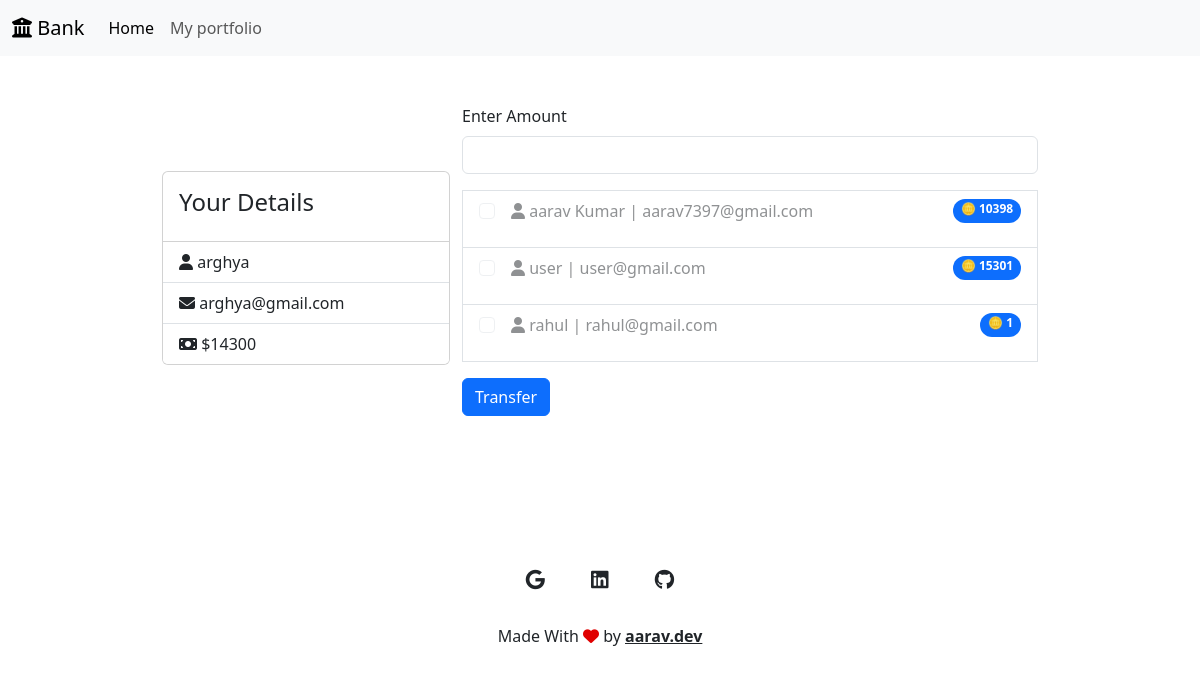
The app's page /u/2/ with its own data.
### core/models.py (models this page shows, shortened)
class Customer(models.Model):
    name  = models.CharField(max_length=200, blank=False, null=False)
    email = models.CharField(max_length=50, blank=False, null=False)

class Account(models.Model):
    customer = models.OneToOneField(Customer, on_delete=models.CASCADE)
    balance  = models.IntegerField(default=10000)

### core/views.py (the view)
# urls.py: path("u/<int:id>/", views.customer_view, name="customer"),
def customer_view(request, id):
    try:
        customer1 = Customer.objects.get(id=id)
    except Customer.DoesNotExist:
        error = "Error: No such customer"
        return render(request, "core/customer.html", {
            "error": error,
            "customer1":None,
            "customer2":None
        })
    if request.method == "json" :
        return JsonResponse({
            customer1.id
        })
    try:
        customer2 = Customer.objects.all().exclude(id=id)
    except Customer.DoesNotExist:
        error = "Error: No any other customers"
        return render(request, "core/customer.html", {
            "error": error,
            "customer1":customer1,
            "customer2":None
        })
    return render(request, "core/customer.html", {
        "error" : None,
        "customer1": customer1,
        "customer2": customer2,
    })

### core/templates/core/customer.html (shortened to what this page needs)
{% extends 'core/layout.html'%}
{% load static %}
{% block body %}
<div class="row justify-content-center align-items-center">
  <div class="col-lg-3 col-sm-12">
    <div class="card" style="width: 18rem;">
      <div class="card-title m-3">
        <h4>Your Details</h4>
      </div>
      <ul class="list-group list-group-flush">
        <li class="list-group-item"><i class="fa-solid fa-user"></i> {{customer1.name}}</li>
        <li class="list-group-item"><i class="fa-solid fa-envelope"></i> {{customer1.email}}</li>
        <li class="list-group-item"><i class="fa-solid fa-money-bill"></i> ${{customer1.account.balance}}</li>
      </ul>
    </div>
  </div>
  <div class="col-lg-6 col-sm-12 my-5">
    <ol class="list-group " id="listTable">
      {% if not customer2 %}
        <h4 class="align-self-center">No Data</h4>
      {% else %}
        <form method="POST" action="{% url 'transaction' customer1.id %}" id="transaction-form">
            <div class="mb-3">
              <label for="amount" class="form-label">Enter Amount</label>
              <input name="amount_value" type="number" class="form-control" id="amount" aria-describedby="number" min="1" max="{{ customer1.account.balance }}">
            </div>
          <div id="customer2List">
          {% for customer in customer2 %}
            <li data-list-id="{{ customer.email }}" class="list-group-item blood-list">
                <div class="mb-3 form-check d-flex w-100">
                  <input type="checkbox" class="form-check-input person-checkbox" id="{{ customer.id }}" name="{{ customer.id }}">
                  <label class="form-check-label mx-3" for="{{customer.id}}"><i class="fa-solid fa-user"></i> {{ customer.name }} | {{ customer.email }}</label>
                  <span class="badge text-bg-primary rounded-pill ms-auto" data-list-id="{{ listing.id }}">🪙 {{ customer.account.balance }}</span>
                </div>
            </li>
          {% endfor %}
          </div>
          <button id="submit-form" class="btn btn-primary my-3">Transfer</button>
        </form>
      {% endif %}
    </ol>
  </div>
</div>
{% endblock %}

### records on screen
Customer: name "arghya", email "arghya@gmail.com", account.balance "14300"
Customer: name "aarav Kumar", email "aarav7397@gmail.com", account.balance "10398"
Customer: name "user", email "user@gmail.com", account.balance "15301"
Customer: name "rahul", email "rahul@gmail.com", account.balance "1"
